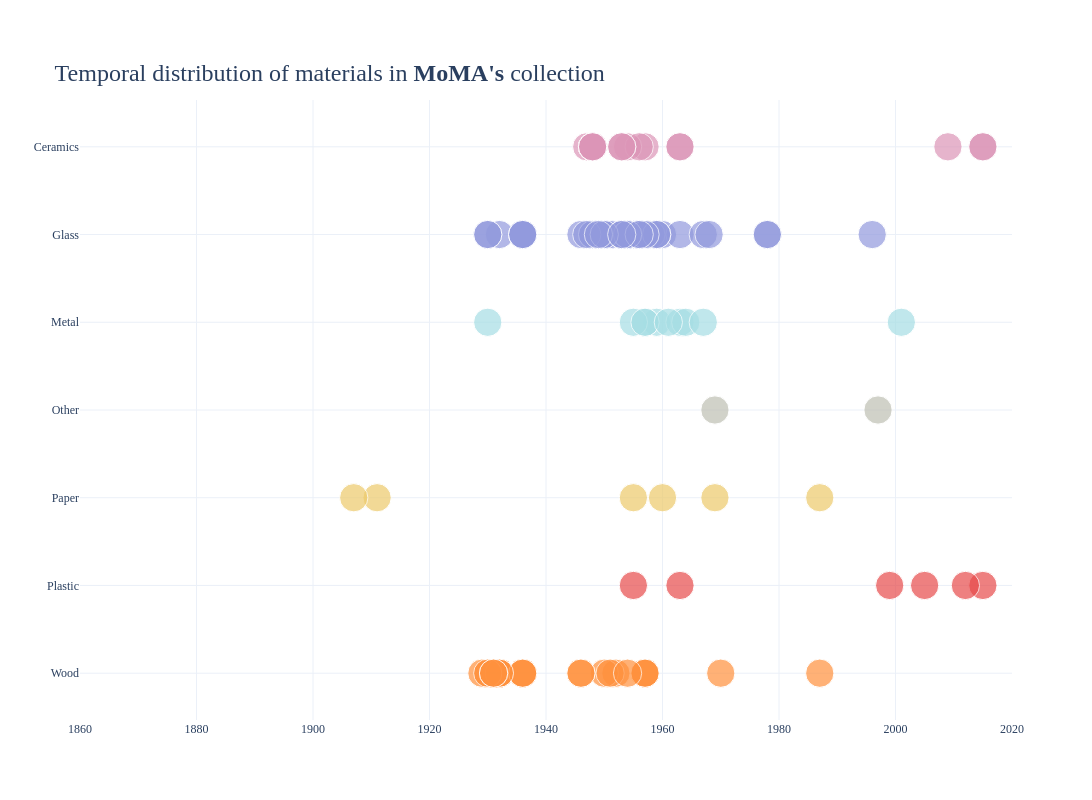

The cell this chart's notebook holds for it:
### Code cell
plot = get_plot(chart_type='scatter', title=f"<br>Temporal distribution of materials in <b>MoMA's</b> collection", range_x=[1860, 2020],
                data=all_works.query("Source == 'MoMA'").sort_values('Medium'), x='Year', y='Medium', group="Medium",
                color_dict=colors_of_materials)

plot.show()

### Figure 1 — Plotly figure (JSON) as saved in the notebook; plotly's stock layout.template omitted (floating-point values rounded to 4 significant figures)
{"data": [{"hoverinfo": "skip", "legendgroup": "Ceramics", "marker": {"color": "#DC95B7", "size": [10, 10, 10, 10, 10, 10, 10, 10, 10, 10, 10, 10, 10, 10, 10, 10, 10, 10, 10], "sizemode": "area", "sizeref": 0.025, "symbol": "circle"}, "mode": "markers", "name": "Ceramics", "orientation": "h", "showlegend": true, "type": "scatter", "x": [2015.0, 1947.0, 1957.0, 1954.0, 1956.0, 1948.0, 1948.0, 1948.0, 1948.0, 1948.0, 1948.0, 1963.0, 1963.0, 1948.0, 1948.0, 2015.0, 2009.0, 1953.0, 1953.0], "xaxis": "x", "y": ["Ceramics", "Ceramics", "Ceramics", "Ceramics", "Ceramics", "Ceramics", "Ceramics", "Ceramics", "Ceramics", "Ceramics", "Ceramics", "Ceramics", "Ceramics", "Ceramics", "Ceramics", "Ceramics", "Ceramics", "Ceramics", "Ceramics"], "yaxis": "y"}, {"hoverinfo": "skip", "legendgroup": "Glass", "marker": {"color": "#929ADD", "size": [10, 10, 10, 10, 10, 10, 10, 10, 10, 10, 10, 10, 10, 10, 10, 10, 10, 10, 10, 10, 10, 10, 10, 10, 10, 10, 10, 10, 10, 10, 10, 10, 10, 10, 10, 10, 10, 10, 10, 10, 10, 10, 10, 10, 10, 10, 10, 10, 10, 10, 10, 10, 10, 10, 10, 10, 10, 10, 10, 10, 10, 10, 10], "sizemode": "area", "sizeref": 0.025, "symbol": "circle"}, "mode": "markers", "name": "Glass", "orientation": "h", "showlegend": true, "type": "scatter", "x": [1955.0, 1957.0, 1946.0, 1956.0, 1978.0, 1960.0, 1951.0, 1951.0, 1950.0, 1951.0, 1956.0, 1932.0, 1951.0, 1958.0, 1956.0, 1949.0, 1951.0, 1951.0, 1951.0, 1954.0, 1954.0, 1954.0, 1954.0, 1954.0, 1954.0, 1936.0, 1951.0, 1936.0, 1953.0, 1952.0, 1948.0, 1954.0, 1936.0, 1963.0, 1955.0, 1953.0, 1936.0, 1951.0, 1967.0, 1954.0, 1955.0, 1948.0, 1956.0, 1978.0, 1930.0, 1996.0, 1953.0, 1950.0, 1956.0, 1954.0, 1959.0, 1954.0, 1947.0, 1959.0, 1953.0, 1968.0, 1957.0, 1930.0, 1954.0, 1956.0, 1950.0, 1949.0, 1953.0], "xaxis": "x", "y": ["Glass", "Glass", "Glass", "Glass", "Glass", "Glass", "Glass", "Glass", "Glass", "Glass", "Glass", "Glass", "Glass", "Glass", "Glass", "Glass", "Glass", "Glass", "Glass", "Glass", "Glass", "Glass", "Glass", "Glass", "Glass", "Glass", "Glass", "Glass", "Glass", "Glass", "Glass", "Glass", "Glass", "Glass", "Glass", "Glass", "Glass", "Glass", "Glass", "Glass", "Glass", "Glass", "Glass", "Glass", "Glass", "Glass", "Glass", "Glass", "Glass", "Glass", "Glass", "Glass", "Glass", "Glass", "Glass", "Glass", "Glass", "Glass", "Glass", "Glass", "Glass", "Glass", "Glass"], "yaxis": "y"}, {"hoverinfo": "skip", "legendgroup": "Metal", "marker": {"color": "#A6DEE4", "size": [10, 10, 10, 10, 10, 10, 10, 10, 10, 10], "sizemode": "area", "sizeref": 0.025, "symbol": "circle"}, "mode": "markers", "name": "Metal", "orientation": "h", "showlegend": true, "type": "scatter", "x": [2001.0, 1959.0, 1930.0, 1963.0, 1964.0, 1957.0, 1955.0, 1967.0, 1957.0, 1961.0], "xaxis": "x", "y": ["Metal", "Metal", "Metal", "Metal", "Metal", "Metal", "Metal", "Metal", "Metal", "Metal"], "yaxis": "y"}, {"hoverinfo": "skip", "legendgroup": "Other", "marker": {"color": "#BEBFB3", "size": [10, 10], "sizemode": "area", "sizeref": 0.025, "symbol": "circle"}, "mode": "markers", "name": "Other", "orientation": "h", "showlegend": true, "type": "scatter", "x": [1997.0, 1969.0], "xaxis": "x", "y": ["Other", "Other"], "yaxis": "y"}, {"hoverinfo": "skip", "legendgroup": "Paper", "marker": {"color": "#EDCA6B", "size": [10, 10, 10, 10, 10, 10], "sizemode": "area", "sizeref": 0.025, "symbol": "circle"}, "mode": "markers", "name": "Paper", "orientation": "h", "showlegend": true, "type": "scatter", "x": [1987.0, 1960.0, 1955.0, 1969.0, 1911.0, 1907.0], "xaxis": "x", "y": ["Paper", "Paper", "Paper", "Paper", "Paper", "Paper"], "yaxis": "y"}, {"hoverinfo": "skip", "legendgroup": "Plastic", "marker": {"color": "#E74B4B", "size": [10, 10, 10, 10, 10, 10], "sizemode": "area", "sizeref": 0.025, "symbol": "circle"}, "mode": "markers", "name": "Plastic", "orientation": "h", "showlegend": true, "type": "scatter", "x": [1999.0, 2005.0, 2015.0, 2012.0, 1955.0, 1963.0], "xaxis": "x", "y": ["Plastic", "Plastic", "Plastic", "Plastic", "Plastic", "Plastic"], "yaxis": "y"}, {"hoverinfo": "skip", "legendgroup": "Wood", "marker": {"color": "#ff913d", "size": [10, 10, 10, 10, 10, 10, 10, 10, 10, 10, 10, 10, 10, 10, 10, 10, 10, 10, 10, 10, 10, 10, 10, 10, 10, 10, 10], "sizemode": "area", "sizeref": 0.025, "symbol": "circle"}, "mode": "markers", "name": "Wood", "orientation": "h", "showlegend": true, "type": "scatter", "x": [1932.0, 1932.0, 1932.0, 1932.0, 1930.0, 1932.0, 1952.0, 1970.0, 1929.0, 1987.0, 1950.0, 1936.0, 1946.0, 1957.0, 1957.0, 1957.0, 1951.0, 1936.0, 1931.0, 1932.0, 1936.0, 1954.0, 1932.0, 1930.0, 1946.0, 1931.0, 1931.0], "xaxis": "x", "y": ["Wood", "Wood", "Wood", "Wood", "Wood", "Wood", "Wood", "Wood", "Wood", "Wood", "Wood", "Wood", "Wood", "Wood", "Wood", "Wood", "Wood", "Wood", "Wood", "Wood", "Wood", "Wood", "Wood", "Wood", "Wood", "Wood", "Wood"], "yaxis": "y"}], "layout": {"coloraxis": {"showscale": false}, "font": {"family": "Futura"}, "height": 800, "legend": {"itemsizing": "constant", "title": {"text": "Medium"}, "tracegroupgap": 0}, "paper_bgcolor": "#FFFFFF", "plot_bgcolor": "#FFFFFF", "showlegend": false, "title": {"font": {"size": 24}, "text": "<br>Temporal distribution of materials in <b>MoMA's</b> collection"}, "width": 1200, "xaxis": {"anchor": "y", "domain": [0, 1], "range": [1860, 2020], "title": {}}, "yaxis": {"anchor": "x", "categoryarray": ["Wood", "Plastic", "Paper", "Other", "Metal", "Glass", "Ceramics"], "categoryorder": "array", "domain": [0, 1], "title": {}}}}
